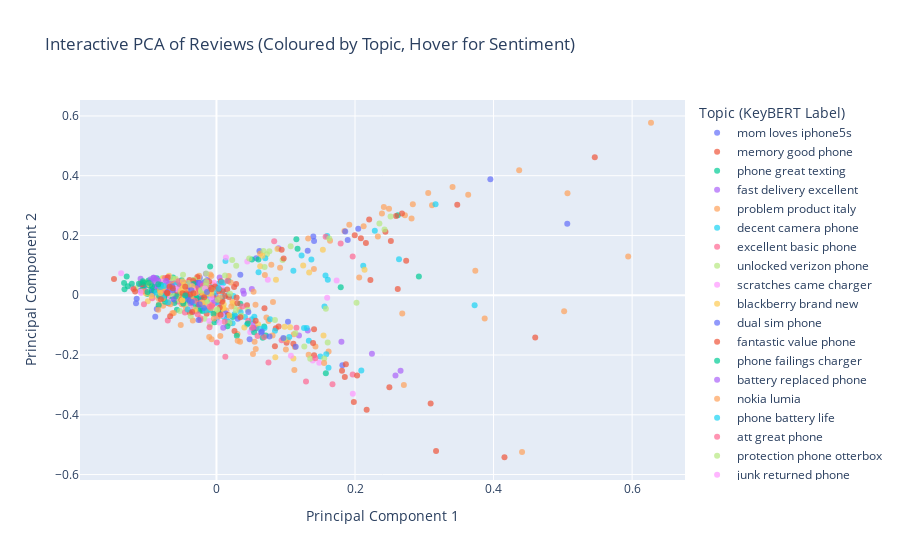

Notebook source saved alongside this figure:
### Code cell
fig_topic = px.scatter(
    plot_df,
    x='PC1',
    y='PC2',
    color='Topic_Label',
    hover_data={
        'Review_Short': True,
        'Sentiment': True,
        'Topic_Label': False,
        'BERTopic_Topic': True
    },
    title="Interactive PCA of Reviews (Coloured by Topic, Hover for Sentiment)",
    opacity=0.7
)

fig_topic.update_traces(marker=dict(size=6))
fig_topic.update_layout(
    legend_title_text="Topic (KeyBERT Label)",
    xaxis_title="Principal Component 1",
    yaxis_title="Principal Component 2"
)

fig_topic.show()
# fig_topic.write_html("pca_interactive_by_topic.html")
